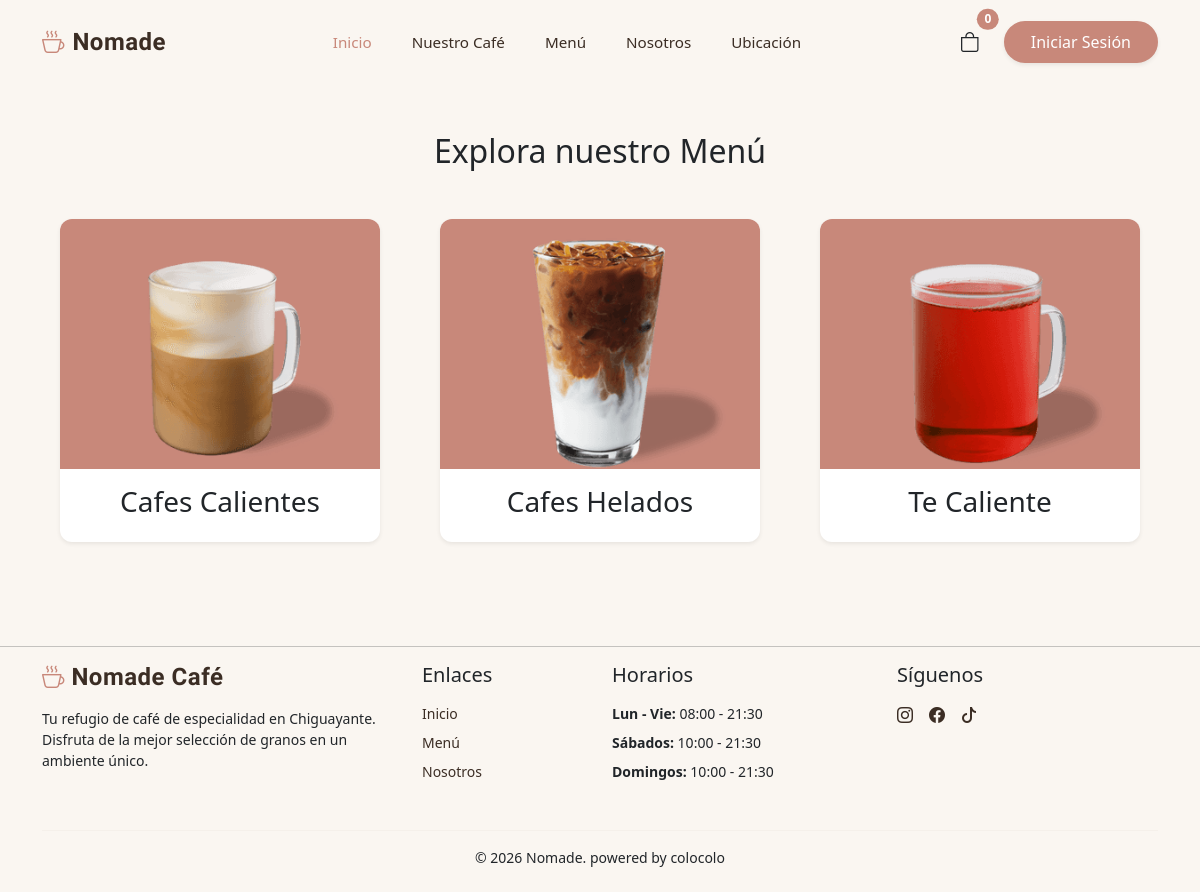
/menu/, run on an earlier commit of the app's database.
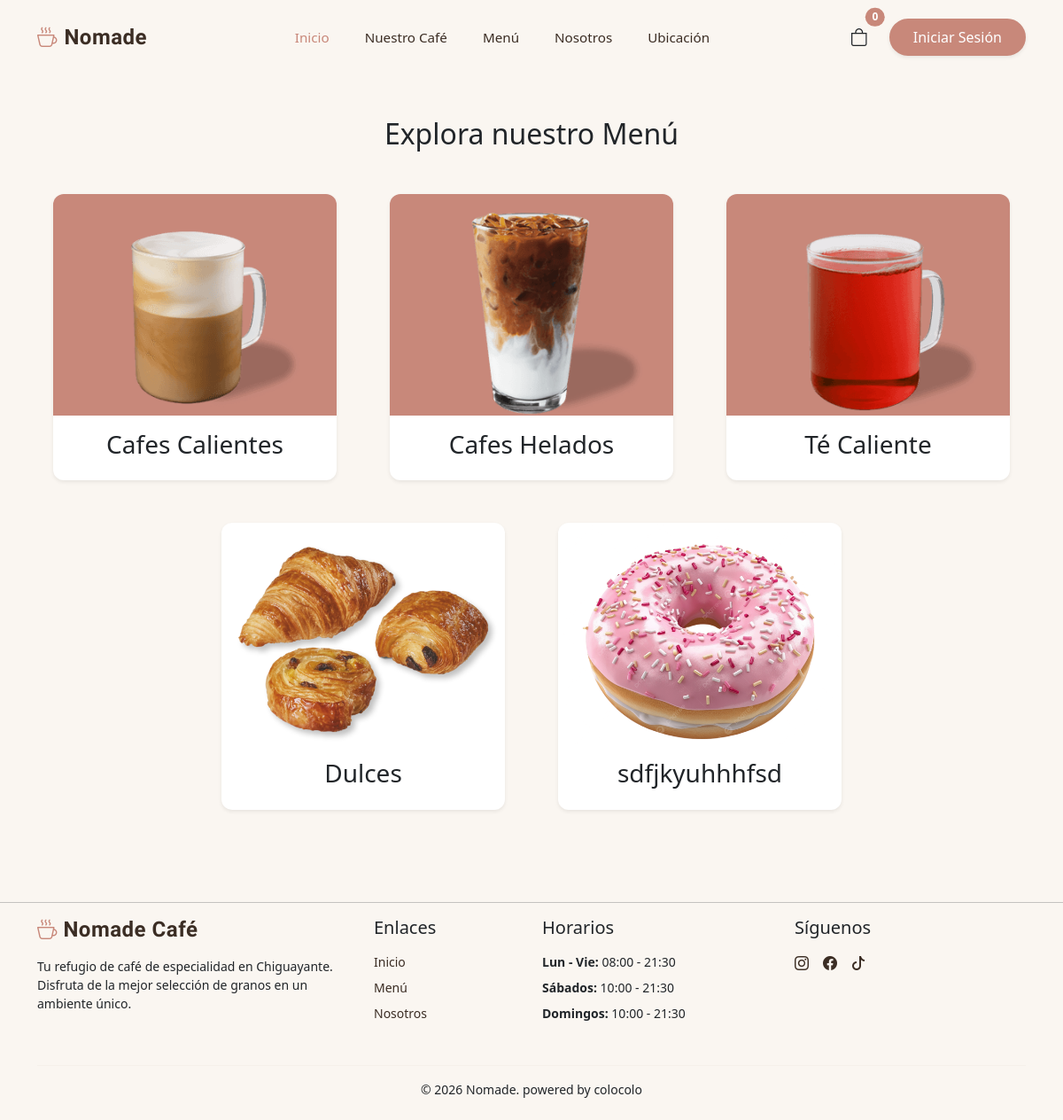
And on a later commit of the database.
### catalogo/models.py (models this page shows, shortened)
class Categoria(models.Model):
    nombre = models.CharField( max_length=100)
    image = models.ImageField(upload_to='categorias/', null=True, blank=True)

### catalogo/views.py (the view)
# urls.py: path('menu/', views.menu_view, name='menu'),
def menu_view(request):
    categorias = Categoria.objects.all() # se traen todas las categorias de la bd.
    return render(request, 'catalogo/menu.html', {'categorias': categorias}) # se mandan las categorias al menu.

### catalogo/context_processors.py (called while the page is built)
def cantidad_carrito(request):
    total = 0
    if 'carrito' in request.session: # si ya hay un carrito
        for key, value in request.session['carrito'].items():
            total += value['cantidad'] # suma la cantidad de cada prod guardado
    return {'cantidad_carrito' : total} #envia la cantidad al html

### catalogo/templates/catalogo/menu.html (shortened to what this page needs)
{% extends 'catalogo/base.html' %}
{% block content%}
<h2 class="text-center font-playfair my-5">Explora nuestro Menú</h2>
<div class="container mx-auto">
    <div class="row gx-4 gy-5 justify-content-center">
        {% for cat in categorias %}
        <div class="col-md-4 col-sm-6">
            <a href="{% url 'filtro_categoria' cat.id %}" class="text-decoration-none">
                <div class="card product-card shadow-sm h-100 mx-auto" style='max-width: 320px;'>
                    {% if cat.image %}
                        <img src="{{ cat.image.url }}" class="card-img-top" alt="{{ cat.nombre }}">
                    {% endif %}
                    <div class="card-body text-center">
                        <h3 class="font-playfair text-dark">{{ cat.nombre }}</h3>
                    </div>
                </div>
            </a>
        </div>
        {% endfor %}
    </div>
</div>
{% endblock content%}

What changed in the data, as far as the page shows it:
changed Categoria: nombre "Te Caliente" → "Té Caliente"
added Categoria: image (picture), nombre "Dulces"
added Categoria: image (picture), nombre "sdfjkyuhhhfsd"
